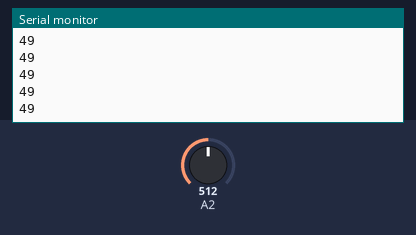
The sketch below on a simulated Arduino Uno, built with avr-gcc and run on an emulated ATmega328P. Parts: the last lines printed to the serial monitor. The inputs (shaded band) are chosen by the test bench; at power-on: A2 = 512.

Above: at 1.2 s.
1.3 s: A2 set to 716
At 2.3 s:
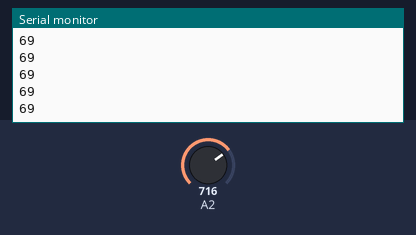
2.8 s: A2 set to 900
At 3.8 s:
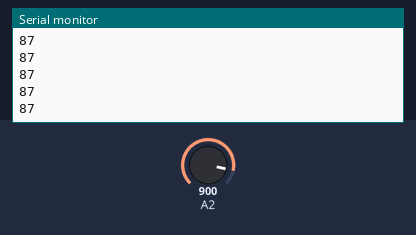
Timing chart, 0 to 5.8 s (numbered marks = the images above; inputs shaded):
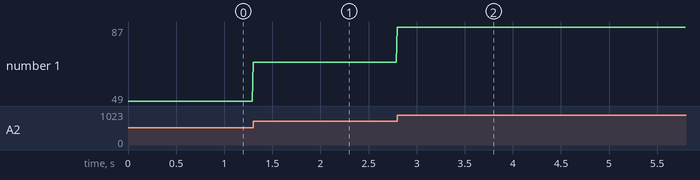

The sketch:

SPIsend.ino
```cpp
//Upload this script to Arduino
int vol = 0;
void setup() {
  Serial.begin(9600);
}
void loop() {
  vol = ((analogRead(2) - 22) / 10);
  if (vol < 0)
  {
    vol = 0;
  }
  Serial.println(vol);

  delay(10);
}
```

Measured:
- after the input at 1.3 s, the serial monitor: prints a new line at once (image 1)
- after the input at 2.8 s, the serial monitor: prints a new line at once (image 2)
- plotted number 1: 49 → 69 after the input at 1.3 s, 69 → 87 after the input at 2.8 s
